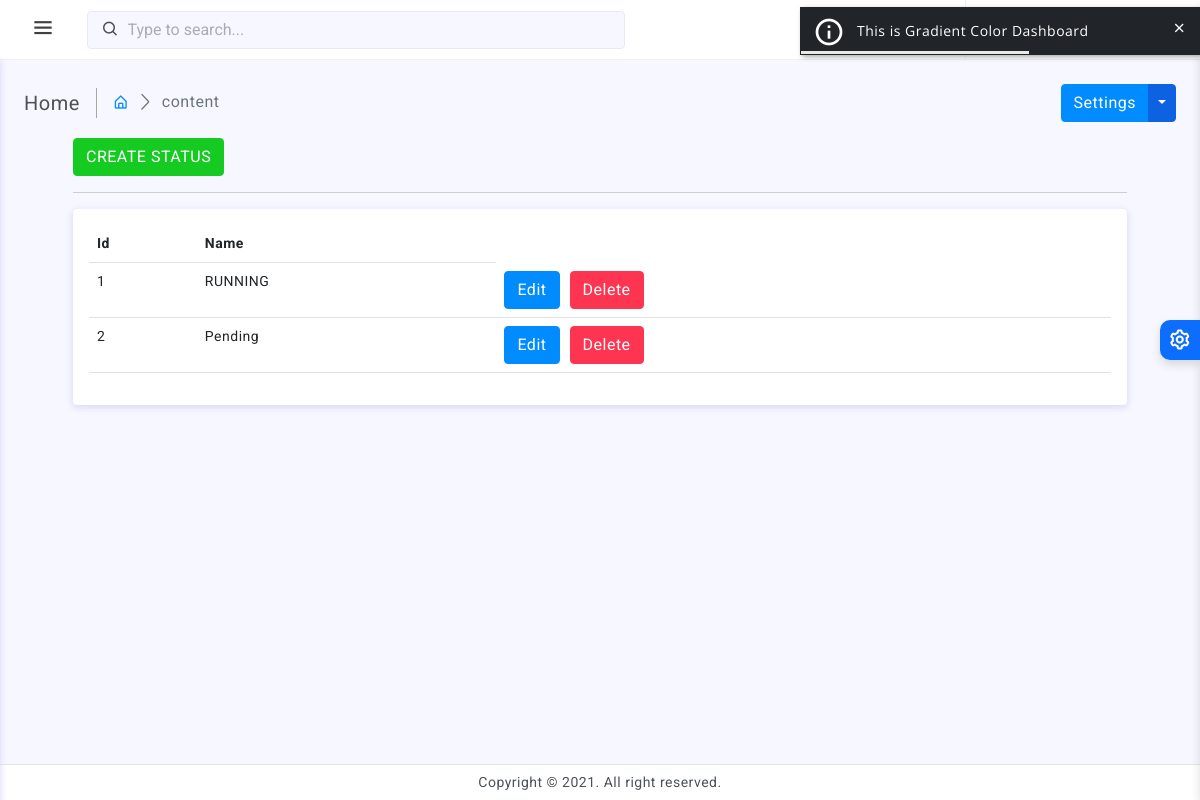
The app's page /manage-Status (signed in) with its own data.
### tables this page shows
CREATE TABLE `steatus` (
  `id` int(10) PRIMARY key AUTO_INCREMENT ,
  `name` varchar(150) NOT NULL
);

### lib/status_class.php (the view, shortened to what this page needs)
<?php
class Status{
	static function manage_steatus(){
		global $db;
		$result=$db->query("select id,name from steatus ");
		$html="<table class='table'>";
		$html.="<tr><th>Id</th><th>Name</th></tr>";
		while(list($id,$name)=$result->fetch_row()){
			$action_buttons="<div class='clearfix'>";
			$action_buttons.=action_button(["id"=>$id,"name"=>"Edit","value"=>"Edit","class"=>"primary","url"=>"edit-steatu"]);
			$action_buttons.=action_button(["id"=>$id,"name"=>"Delete","value"=>"Delete","class"=>"danger","url"=>"manage-steatu"]);
			$action_buttons.="</div>";
			$html.="<tr><td>$id</td><td>$name</td><td>$action_buttons</td></tr>";
		}
		$html.="</table>";
		return $html;
	}
}
?>

### assets/css/app.css (style rules this page uses)
body { font-size: 14px; color: #4c5258; letter-spacing: 0.5px; background-color: #f7f7ff; font-family: 'Roboto', sans-serif; }

### records on screen
steatus: id "1", name "RUNNING"
steatus: id "2", name "Pending"

### other values on screen
$title "Home"
$link["name"] "content"
